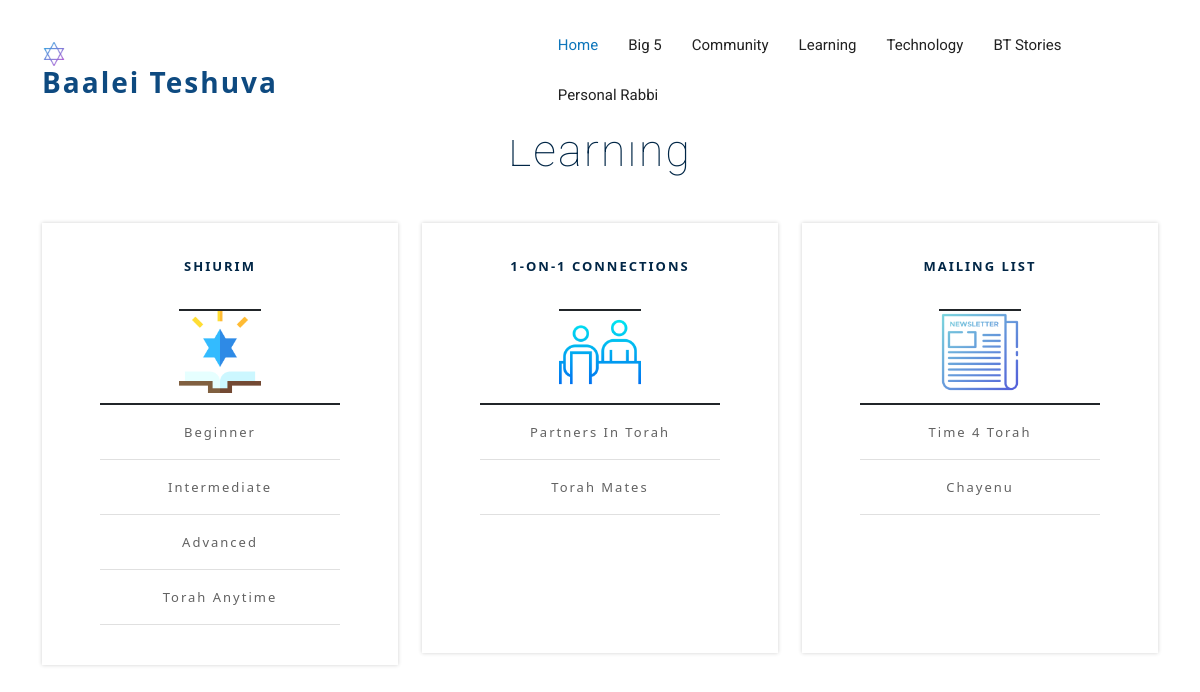
The app's page /learning/ with its own data.
### baaleit/models.py (models this page shows, shortened)
class Learning(models.Model):
  nameChoices = (('Shiurim', 'shiurim'), ('1-on-1 Connections', '1-on-1 connections'), ('Mailing List', 'mailing list'))
  name = models.CharField(max_length=60, choices=nameChoices)
  namesub = models.CharField(max_length=60, default='Empty')
  link = models.URLField(max_length = 200, default='No Link')
  submenu = models.BooleanField(default=False)
  class Meta:
    verbose_name_plural = 'Learning'

### baaleit/views.py (the view)
# urls.py: path('learning/', views.learning, name='learning'),
def learning(request):
  learning = Learning.objects.all()
  sublinklearning = SublinkLearning.objects.all()
  return render(request, 'learning.html', {'learning':learning, 'sublinklearning':sublinklearning})

### baaleit/templates/learning.html (shortened to what this page needs)
{% extends 'base.html' %}
{% load static %}
{% block content %}
<section id="pricing" class="padd-section text-cente">
  <div class="container" data-aos="fade-up">
    <div class="section-title text-center">
      <h2>Learning</h2>
    </div>
    <div class="row" data-aos="fade-up" data-aos-delay="100">
      <div class="col-md-6 col-lg-4">
        <div class="block-pricing">
          <div class="table">
            <h4>Shiurim</h4>
            <img src="{% static 'assets/img/talmud.png' %}" style="width: 25%;" class="img-fluid" alt="">
            <ul class="list-unstyled">
              {% for thing in learning %}
              {% if thing.name == 'Shiurim' and thing.submenu == True%}
              <a href="./learningtopic/{{thing.id}}"><li>{{thing.namesub}}</li></a>
              {% elif thing.name == 'Shiurim' and thing.submenu == False %}
              <a href="{{thing.link}}"><li>{{thing.namesub}}</li></a>
              {% endif %}
              {% endfor %}
            </ul>
          </div>
        </div>
      </div>
      <div class="col-md-6 col-lg-4">
        <div class="block-pricing">
          <div class="table">
            <h4>1-on-1 Connections</h4>
            <img src="{% static 'assets/img/interview.png' %}" style="width: 25%;" class="img-fluid" alt="">
            <ul class="list-unstyled">
              {% for thing in learning %}
              {% if thing.name == '1-on-1 Connections' and thing.submenu == True%}
              <a href="./learningtopic/{{thing.id}}"><li>{{thing.namesub}}</li></a>
              {% elif thing.name == '1-on-1 Connections' and thing.submenu == False %}
              <a href="{{thing.link}}"><li>{{thing.namesub}}</li></a>
              {% endif %}
              {% endfor %}
            </ul>
          </div>
        </div>
      </div>
      <div class="col-md-6 col-lg-4">
        <div class="block-pricing">
          <div class="table">
            <h4>Mailing List</h4>
            <img src="{% static 'assets/img/newsletter.png' %}" style="width: 25%;" class="img-fluid" alt="">
            <ul class="list-unstyled">
              {% for thing in learning %}
              {% if thing.name == 'Mailing List' and thing.submenu == True%}
              <a href="./learningtopic/{{thing.id}}"><li>{{thing.namesub}}</li></a>
              {% elif thing.name == 'Mailing List' and thing.submenu == False %}
              <a href="{{thing.link}}"><li>{{thing.namesub}}</li></a>
              {% endif %}
              {% endfor %}
            </ul>
          </div>
        </div>
      </div>
    </div>
  </div>
</section>
{% endblock %}

### baaleit/static/assets/css/style.css (style rules this page uses)
body { background-color: #fff; color: #333; padding-top: 44px; }
h1, h2, h3, h4, h5, h6 { margin: 0; }
h2 { color: #012646; font-weight: 600; }
h4 { color: #012646; font-size: 13px; font-weight: 700; letter-spacing: 2px; text-transform: uppercase; line-height: 2; }
a { letter-spacing: 2px; text-decoration: none; color: #012646; }
ul { letter-spacing: 1px; }
li { color: #626262; font-size: 13px; font-weight: 400; letter-spacing: 2px; line-height: 30px; text-transform: capitalize; }
section { overflow: hidden; }
.padd-section { padding-bottom: 80px; padding-top: 80px; }
.section-title { margin-bottom: 0px; }
.section-title h2 { font-family: "Roboto", sans-serif; font-size: 45px; font-weight: 100; letter-spacing: 2px; margin-bottom: 20px; text-transform: capitalize; }
#pricing .block-pricing { background: #fff; box-shadow: 0 0 0 0 rgba(0, 0, 0, 0.2), 0 0 4px 0 rgba(0, 0, 0, 0.19); display: inline-block; position: relative; width: 100%; text-align: center; margin-top: 25px; min-height: 430px; }
#pricing .block-pricing .table { margin-bottom: 0; padding: 30px 15px; max-width: 100%; width: 100%; }
#pricing .block-pricing .table h4 { padding-bottom: 30px; }
#pricing .block-pricing ul { list-style: outside none none; margin: 10px auto; max-width: 240px; padding: 0; }
#pricing .block-pricing ul li { border-bottom: 1px solid rgba(153, 153, 153, 0.3); padding: 12px 0; text-align: center; }

### records on screen
Learning: namesub "Beginner"
Learning: namesub "Intermediate"
Learning: namesub "Advanced"
Learning: namesub "Torah Anytime"
Learning: namesub "Partners In Torah"
Learning: namesub "Torah Mates"
Learning: namesub "Time 4 Torah"
Learning: namesub "Chayenu"
